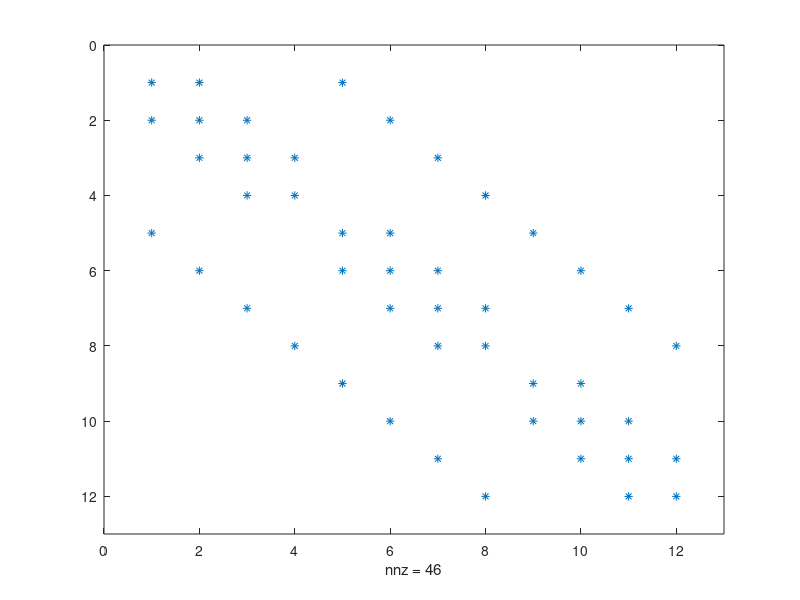

Recreate this plot in MATLAB.

%% Grid for the example in the nodes
h = 0.1;
Nx = 3;  hx = h;  x1 = hx*[1:Nx]';
Ny = 4;  hy = h;  y1 = hy*[1:Ny]';

%% form a 2D grid
% then "stretch" it into 2 vectors for x and y
[xx,yy] = meshgrid(x1,y1);
x = xx(:); y = yy(:);
% note the ordering: sweeps upward in y first (see figure in notes)
% mostly we try to avoid thinking about this sort of detail.
[x(1) y(1)]
[x(2) y(2)]


e = ones(Nx,1);
Dx = spdiags([e  -2*e  e], [-1 0 1], Nx, Nx);
%Dx(1,end) = 1;  Dx(end,1) = 1;  % periodic BCs
Dx = 1/hx^2 * Dx;
Ix = speye(size(Dx));

e = ones(Ny,1);
Dy = spdiags([e  -2*e  e], [-1 0 1], Ny, Ny);
%Dy(1,end) = 1;  Dy(end,1) = 1;  % periodic BCs
Dy = 1/hy^2 * Dy;
Iy = speye(size(Dy));

%% Kronecker products to build 2D operators
% meshgrid order (correct thing here is dependent on the ordering
% chosen by meshgrid and (:))
Dxx = kron(Dx, Iy);
Dyy = kron(Ix, Dy);

% if you use ndgrid (instead of meshgrid)
%Dxx = kron(Iy, Dx);
%Dyy = kron(Dy, Ix);

L = Dxx + Dyy;

I = speye(size(L));

figure(1); clf;
spy(L)
% reproduce matrix in lectures
h^2*full(Dxx)
h^2*full(Dyy)
h^2*full(L)
